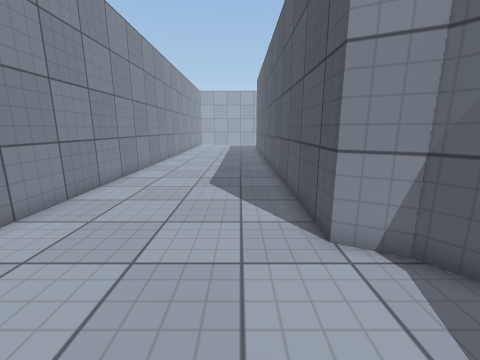
View 1 (above)

12 first-person views from a walk through a scene from a Unity 3-D project. The camera is 1.2 m above the floor, tilts 12° down and sees 90° across. The floor is counted in squares, 0.5 m on a side. Each view is taken from the middle of a square. On the plan, view 1 faces up. The plan holds only what a view shows up to about 17 squares ahead; the rest is blank. The place goes on beyond the plan. The player character is not drawn. Surface patterns are stand-ins for the level's own textures.

View 2
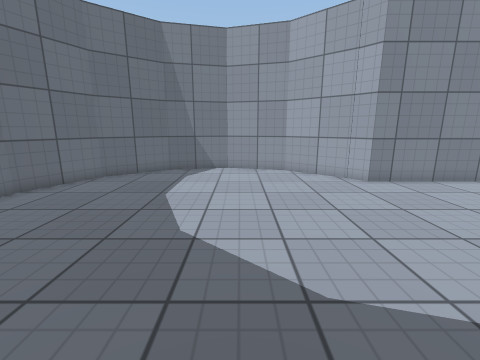

View 3
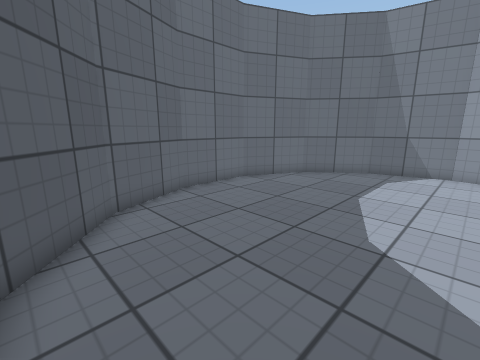

View 4
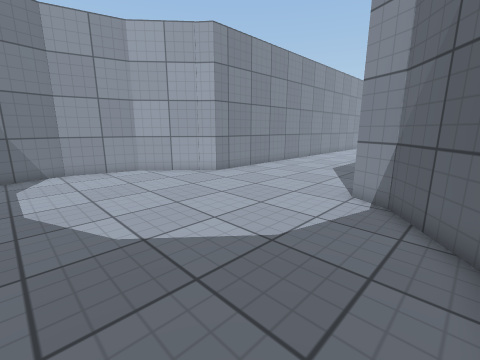

View 5
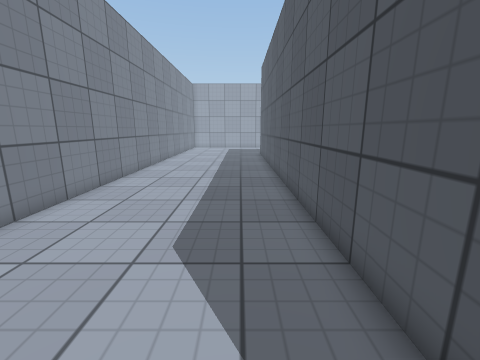

View 6
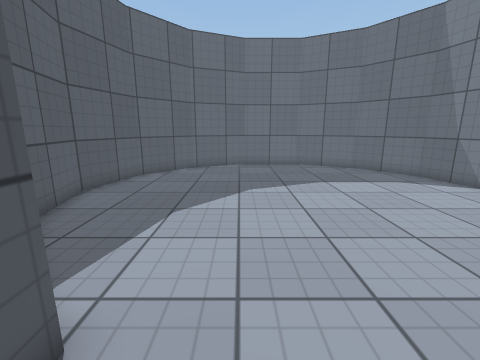

View 7
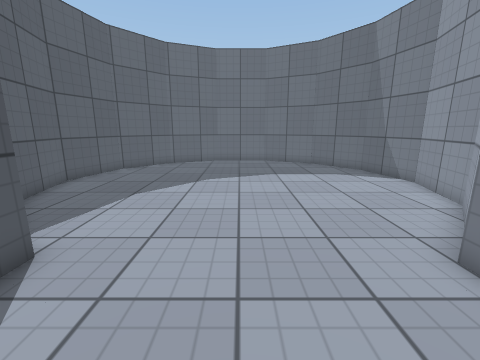

View 8
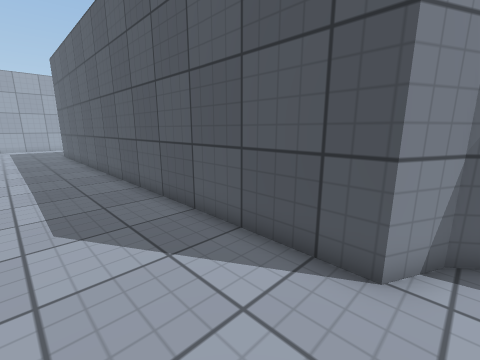

View 9
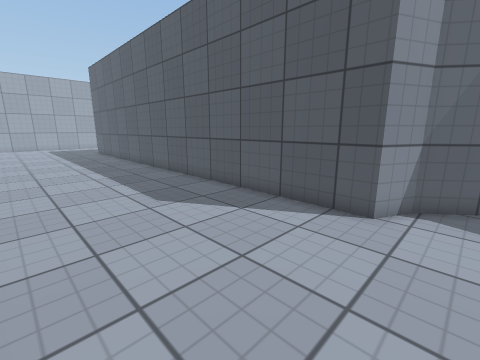

View 10
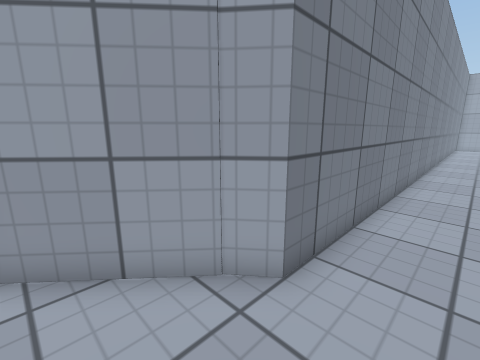

View 11
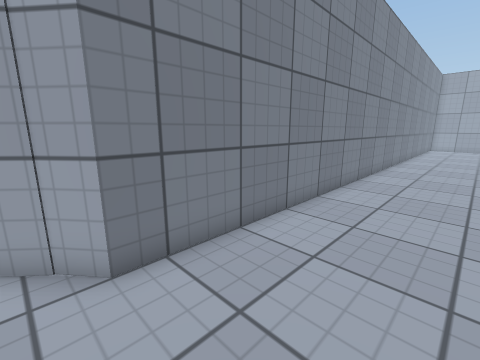

View 12
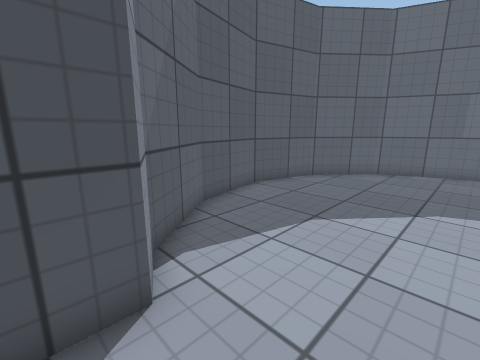

### Floor plan
Points are (right, up) in squares from view 1. A wall is a line through its corners. A room is listed if a view was taken in it or the views show most of it. See-through windows are left out.
Room 1 (views 1, 2, 3, 4, 5, 6, 7, 8, 9, 10, 11, 12)
walls: (-6.8, 4.3) (-9.1, 1.6) (-10, -1.8) (-9.3, -5.2) (-7.1, -8) (-3.8, -9.6) (-0.3, -9.6) (2.9, -8.3) (5.3, -5.5) (6.2, -2.1) (5.4, 1.4) (3.3, 4.1) (1.9, 4.8) (2.2, 23.5); (-6, 23.5) (-6, 5) (-6.9, 4.3)

Where each view was taken, in squares from view 1:
view 1: 0 up, 0 right, facing up
view 2: 1 down, 5 right, facing left
view 3: 1 down, 5 right, facing down-left
view 4: 4 down, 5 right, facing up-left
view 5: 6 up, 0 right, facing up
view 6: 7 up, 0 right, facing down
view 7: 9 up, 2 left, facing down
view 8: 4 up, 2 left, facing up-right
view 9: 3 up, 5 left, facing up-right
view 10: 2 up, 4 left, facing up-left
view 11: 4 up, 2 left, facing up-left
view 12: 6 up, 1 left, facing down-right
